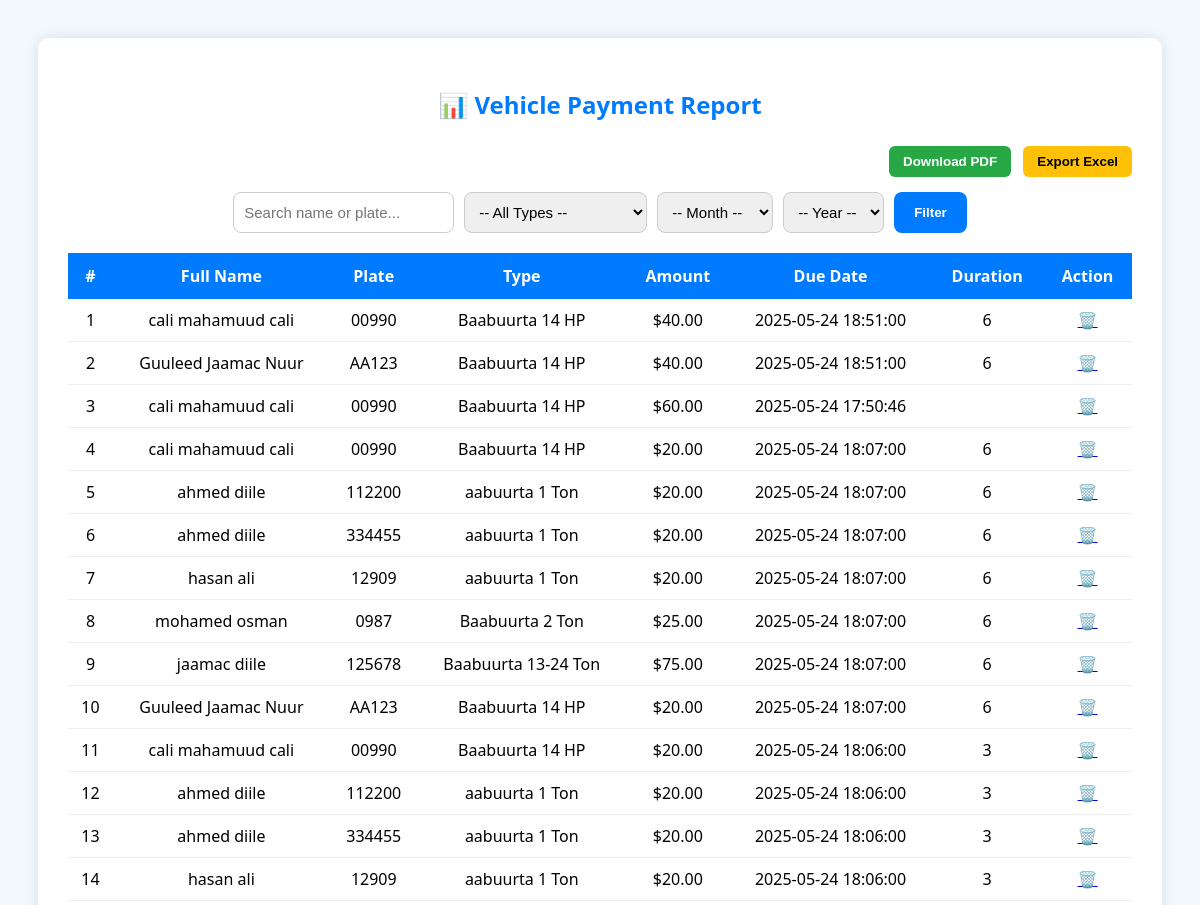
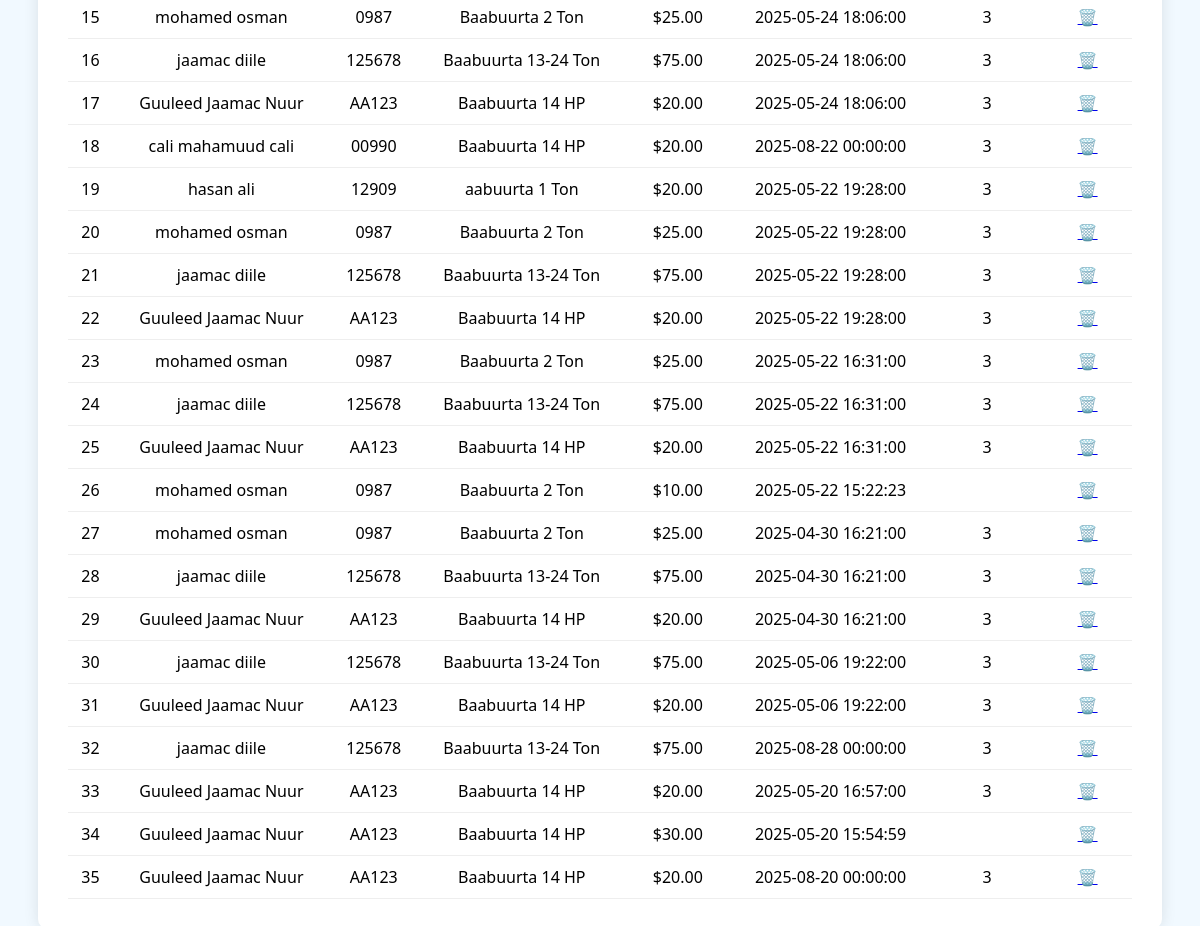
The app's page /generate/generate_report.php (signed in) with its own data (2 pictures, top to bottom).
### tables this page shows
CREATE TABLE `tblgenerate` (
  `id` int(11) NOT NULL,
  `fullname` varchar(255) DEFAULT NULL,
  `vehicletype` varchar(100) DEFAULT NULL,
  `platenumber` varchar(50) DEFAULT NULL,
  `amount` decimal(10,2) DEFAULT NULL,
  `status` varchar(50) DEFAULT 'pending',
  `due_date` datetime DEFAULT current_timestamp(),
  `created_at` timestamp NULL DEFAULT current_timestamp(),
  `amount_type` varchar(20) DEFAULT NULL,
  `user_id` int(11) DEFAULT NULL
);

### generate/generate_report.php (the view, shortened to what this page needs)
<?php
include '../db.php';
$search = $type_filter = $month_filter = $year_filter = "";
$where = [];
$where_clause = count($where) > 0 ? "WHERE " . implode(" AND ", $where) : "";
$sql = "SELECT * FROM tblgenerate g $where_clause ORDER BY g.id DESC";
$result = $conn->query($sql);
?>
<!DOCTYPE html>
<html>
<head>
</head>
<body>
<div class="container">
    <h2>📊 Vehicle Payment Report</h2>
  <div class="export-buttons">
    <button class="pdf-btn" onclick="confirmAndDownload('pdf')">Download PDF</button>
    <button class="excel-btn" onclick="confirmAndDownload('excel')">Export Excel</button>
</div>
    <form method="GET">
        <input type="text" name="search" placeholder="Search name or plate..." value="<?= htmlspecialchars($search) ?>">
        <select name="type">
            <option value="all">-- All Types --</option>
        </select>
        <select name="month">
            <option value="">-- Month --</option>
        </select>
        <select name="year">
            <option value="">-- Year --</option>
        </select>
        <input type="submit" value="Filter">
    </form>
    <table id="reportTable">
        <thead>
            <tr>
                <th>#</th>
                <th>Full Name</th>
                <th>Plate</th>
                <th>Type</th>
                <th>Amount</th>
                <th>Due Date</th>
                <th>Duration</th>
                 <th>Action</th>
            </tr>
        </thead>
        <tbody>
            <?php
            $counter = 1;
            if ($result->num_rows > 0):
                while ($row = $result->fetch_assoc()):
            ?>
                <tr>
                    <td><?= $counter++ ?></td>
                    <td><?= htmlspecialchars($row['fullname']) ?></td>
                    <td><?= htmlspecialchars($row['platenumber']) ?></td>
                    <td><?= htmlspecialchars($row['vehicletype']) ?></td>
                    <td>$<?= number_format($row['amount'], 2) ?></td>
                    <td><?= htmlspecialchars($row['due_date']) ?></td>
                    <td><?= htmlspecialchars($row['amount_type']) ?></td>
                       <td>
        <a href="delete_generate.php?id=<?= $row['id'] ?>" class="btn btn-sm btn-danger" onclick="return confirm('Are you sure you want to delete this vehicle?')">🗑️</a>
    </td>
                </tr>
            <?php endwhile; else: ?>
                <tr><td colspan="7" class="no-data">No records found.</td></tr>
            <?php endif; ?>
        </tbody>
    </table>
</div>
</body>
</html>

### generate/generate_report.php (style rules this page uses)
body { font-family: 'Segoe UI', sans-serif; background: #f1f9ff; padding: 30px; }
.container { max-width: 1200px; margin: auto; background: #fff; padding: 30px; border-radius: 10px; box-shadow: 0 0 15px rgba(0,0,0,0.1); }
h2 { text-align: center; color: #007bff; margin-bottom: 25px; }
form { display: flex; flex-wrap: wrap; justify-content: center; gap: 10px; margin-bottom: 20px; }
input[type="text"], select { padding: 10px; border: 1px solid #ccc; border-radius: 8px; font-size: 15px; }
input[type="submit"] { padding: 10px 20px; background: #007bff; border: none; color: white; border-radius: 8px; font-weight: bold; cursor: pointer; }
.export-buttons { text-align: right; margin-bottom: 15px; }
.export-buttons button { padding: 8px 14px; margin-left: 8px; border: none; border-radius: 6px; font-weight: bold; cursor: pointer; }
.pdf-btn { background: #28a745; color: white; }
.excel-btn { background: #ffc107; color: black; }
table { width: 100%; border-collapse: collapse; margin-top: 15px; }
th { background: #007bff; color: white; padding: 12px; }
td { padding: 10px; text-align: center; border-bottom: 1px solid #eee; }

### records on screen
tblgenerate: fullname "cali mahamuud cali", platenumber "00990", vehicletype "Baabuurta 14 HP", amount "40.00", due_date "2025-05-24 18:51:00", amount_type "6"
tblgenerate: fullname "Guuleed Jaamac Nuur", platenumber "AA123", vehicletype "Baabuurta 14 HP", amount "40.00", due_date "2025-05-24 18:51:00", amount_type "6"
tblgenerate: fullname "cali mahamuud cali", platenumber "00990", vehicletype "Baabuurta 14 HP", amount "60.00", due_date "2025-05-24 17:50:46"
tblgenerate: fullname "cali mahamuud cali", platenumber "00990", vehicletype "Baabuurta 14 HP", amount "20.00", due_date "2025-05-24 18:07:00", amount_type "6"
tblgenerate: fullname "ahmed diile", platenumber "112200", vehicletype "aabuurta 1 Ton", amount "20.00", due_date "2025-05-24 18:07:00", amount_type "6"
tblgenerate: fullname "ahmed diile", platenumber "334455", vehicletype "aabuurta 1 Ton", amount "20.00", due_date "2025-05-24 18:07:00", amount_type "6"
tblgenerate: fullname "hasan ali", platenumber "12909", vehicletype "aabuurta 1 Ton", amount "20.00", due_date "2025-05-24 18:07:00", amount_type "6"
tblgenerate: fullname "mohamed osman", platenumber "0987", vehicletype "Baabuurta 2 Ton", amount "25.00", due_date "2025-05-24 18:07:00", amount_type "6"
tblgenerate: fullname "jaamac diile", platenumber "125678", vehicletype "Baabuurta 13-24 Ton", amount "75.00", due_date "2025-05-24 18:07:00", amount_type "6"
tblgenerate: fullname "Guuleed Jaamac Nuur", platenumber "AA123", vehicletype "Baabuurta 14 HP", amount "20.00", due_date "2025-05-24 18:07:00", amount_type "6"
tblgenerate: fullname "cali mahamuud cali", platenumber "00990", vehicletype "Baabuurta 14 HP", amount "20.00", due_date "2025-05-24 18:06:00", amount_type "3"
tblgenerate: fullname "ahmed diile", platenumber "112200", vehicletype "aabuurta 1 Ton", amount "20.00", due_date "2025-05-24 18:06:00", amount_type "3"
tblgenerate: fullname "ahmed diile", platenumber "334455", vehicletype "aabuurta 1 Ton", amount "20.00", due_date "2025-05-24 18:06:00", amount_type "3"
tblgenerate: fullname "hasan ali", platenumber "12909", vehicletype "aabuurta 1 Ton", amount "20.00", due_date "2025-05-24 18:06:00", amount_type "3"
tblgenerate: fullname "mohamed osman", platenumber "0987", vehicletype "Baabuurta 2 Ton", amount "25.00", due_date "2025-05-24 18:06:00", amount_type "3"
tblgenerate: fullname "jaamac diile", platenumber "125678", vehicletype "Baabuurta 13-24 Ton", amount "75.00", due_date "2025-05-24 18:06:00", amount_type "3"
tblgenerate: fullname "Guuleed Jaamac Nuur", platenumber "AA123", vehicletype "Baabuurta 14 HP", amount "20.00", due_date "2025-05-24 18:06:00", amount_type "3"
tblgenerate: fullname "cali mahamuud cali", platenumber "00990", vehicletype "Baabuurta 14 HP", amount "20.00", due_date "2025-08-22 00:00:00", amount_type "3"
tblgenerate: fullname "hasan ali", platenumber "12909", vehicletype "aabuurta 1 Ton", amount "20.00", due_date "2025-05-22 19:28:00", amount_type "3"
tblgenerate: fullname "mohamed osman", platenumber "0987", vehicletype "Baabuurta 2 Ton", amount "25.00", due_date "2025-05-22 19:28:00", amount_type "3"
tblgenerate: fullname "jaamac diile", platenumber "125678", vehicletype "Baabuurta 13-24 Ton", amount "75.00", due_date "2025-05-22 19:28:00", amount_type "3"
tblgenerate: fullname "Guuleed Jaamac Nuur", platenumber "AA123", vehicletype "Baabuurta 14 HP", amount "20.00", due_date "2025-05-22 19:28:00", amount_type "3"
tblgenerate: fullname "mohamed osman", platenumber "0987", vehicletype "Baabuurta 2 Ton", amount "25.00", due_date "2025-05-22 16:31:00", amount_type "3"
tblgenerate: fullname "jaamac diile", platenumber "125678", vehicletype "Baabuurta 13-24 Ton", amount "75.00", due_date "2025-05-22 16:31:00", amount_type "3"
tblgenerate: fullname "Guuleed Jaamac Nuur", platenumber "AA123", vehicletype "Baabuurta 14 HP", amount "20.00", due_date "2025-05-22 16:31:00", amount_type "3"
tblgenerate: fullname "mohamed osman", platenumber "0987", vehicletype "Baabuurta 2 Ton", amount "10.00", due_date "2025-05-22 15:22:23"
tblgenerate: fullname "mohamed osman", platenumber "0987", vehicletype "Baabuurta 2 Ton", amount "25.00", due_date "2025-04-30 16:21:00", amount_type "3"
tblgenerate: fullname "jaamac diile", platenumber "125678", vehicletype "Baabuurta 13-24 Ton", amount "75.00", due_date "2025-04-30 16:21:00", amount_type "3"
tblgenerate: fullname "Guuleed Jaamac Nuur", platenumber "AA123", vehicletype "Baabuurta 14 HP", amount "20.00", due_date "2025-04-30 16:21:00", amount_type "3"
tblgenerate: fullname "jaamac diile", platenumber "125678", vehicletype "Baabuurta 13-24 Ton", amount "75.00", due_date "2025-05-06 19:22:00", amount_type "3"
tblgenerate: fullname "Guuleed Jaamac Nuur", platenumber "AA123", vehicletype "Baabuurta 14 HP", amount "20.00", due_date "2025-05-06 19:22:00", amount_type "3"
tblgenerate: fullname "jaamac diile", platenumber "125678", vehicletype "Baabuurta 13-24 Ton", amount "75.00", due_date "2025-08-28 00:00:00", amount_type "3"
tblgenerate: fullname "Guuleed Jaamac Nuur", platenumber "AA123", vehicletype "Baabuurta 14 HP", amount "20.00", due_date "2025-05-20 16:57:00", amount_type "3"
tblgenerate: fullname "Guuleed Jaamac Nuur", platenumber "AA123", vehicletype "Baabuurta 14 HP", amount "30.00", due_date "2025-05-20 15:54:59"
tblgenerate: fullname "Guuleed Jaamac Nuur", platenumber "AA123", vehicletype "Baabuurta 14 HP", amount "20.00", due_date "2025-08-20 00:00:00", amount_type "3"
